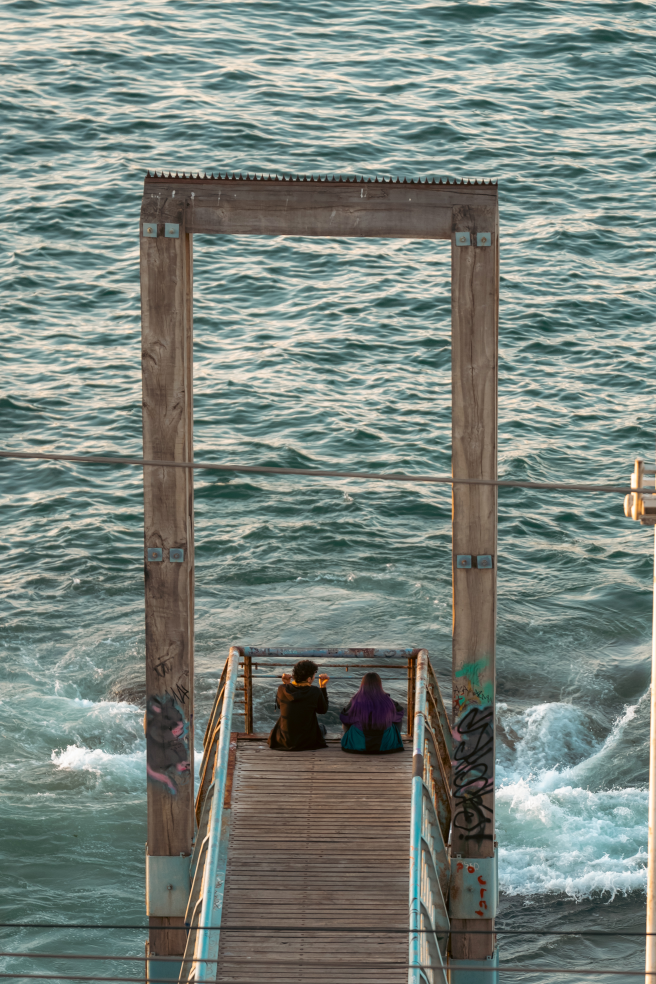
#> input picture Dataset_tesis_numerado/006.jpg, 2624 x 3936 px (shown at 1/4 size)
$ python mainv3.py
#> lines starting #> are read from the running program, lines starting #| are printed output that depends on the picture
"""
SIFT Explorer — Scale Invariant Feature Transform
Visualización extendida: keypoints + heatmap de densidad + histogramas.

Dependencias:
    pip install opencv-python matplotlib scipy

Compatibilidad: Python 3.8+, matplotlib 3.5+, opencv 4.4+
"""

import os
import tkinter as tk
from tkinter import filedialog, messagebox
from typing import Optional, Tuple

import cv2
import matplotlib
import matplotlib.pyplot as plt
import matplotlib.colors as mcolors
import matplotlib.gridspec as gridspec
import matplotlib.collections as mcoll
from matplotlib.widgets import Button
from matplotlib.colors import LinearSegmentedColormap
from matplotlib.patches import Circle
import numpy as np
from scipy.ndimage import gaussian_filter


# ──────────────────────────────────────────────
#  Diálogos Tk
# ──────────────────────────────────────────────

def seleccionar_imagen() -> Optional[str]:
    root = tk.Tk()
    root.withdraw()
    root.attributes("-topmost", True)
    ruta = filedialog.askopenfilename(
        title="Selecciona una imagen",
        filetypes=[
            ("Imágenes", "*.jpg *.jpeg *.png *.bmp *.tiff *.webp"),
            ("Todos los archivos", "*.*"),
        ],
    )
#> the answer given: ../Dataset_tesis_numerado/006.jpg
    root.destroy()
    return ruta if ruta else None


# [19 lines left out: function guardar_imagen, not called in this run]


# ──────────────────────────────────────────────
#  Procesamiento SIFT
# ──────────────────────────────────────────────

def cargar_imagen(ruta: str) -> Tuple[np.ndarray, np.ndarray]:
#> called with ruta = '../Dataset_tesis_numerado/006.jpg'
    bgr = cv2.imread(ruta)
#> bgr is the input picture: shape (3936, 2624, 3); mean B, G, R 124.8, 131.6, 121.5
    if bgr is None:
        raise ValueError(f"No se pudo leer: {ruta}")
    gray = cv2.cvtColor(bgr, cv2.COLOR_BGR2GRAY)
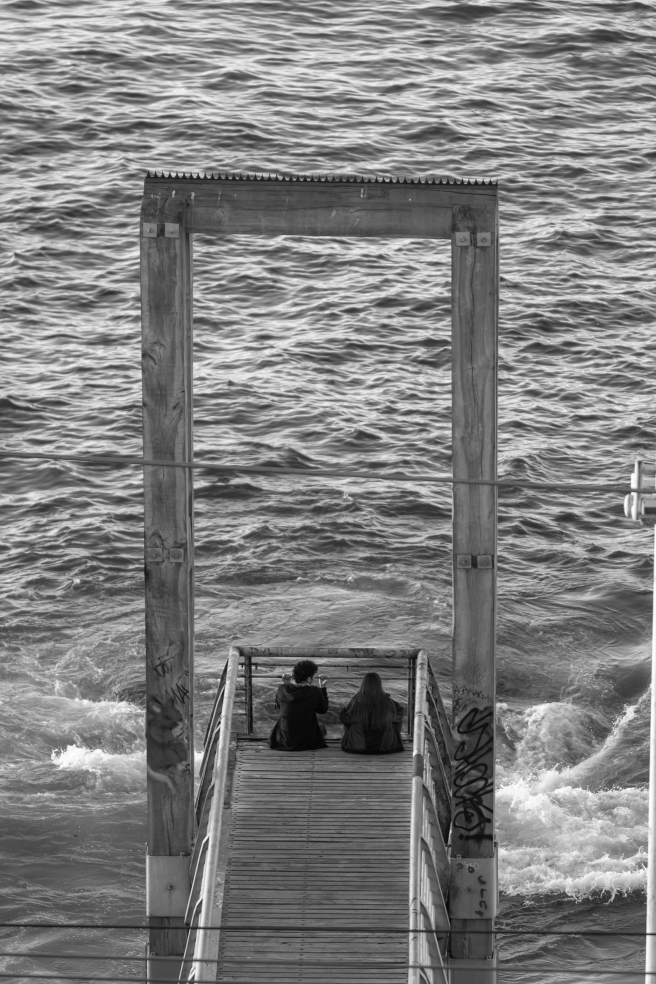
#> gray: shape (3936, 2624) (shown at 1/4 size); min 4, max 255, mean 127.8
    rgb  = cv2.cvtColor(bgr, cv2.COLOR_BGR2RGB)
    return gray, rgb


def detectar_keypoints(gray: np.ndarray) -> Tuple[list, Optional[np.ndarray]]:
    sift = cv2.SIFT_create(nfeatures=0)
    kp, des = sift.detectAndCompute(gray, None)
    kp = sorted(kp, key=lambda k: k.response, reverse=True)
    return kp, des


# ──────────────────────────────────────────────
#  Panel keypoints — PatchCollection (batch render)
# ──────────────────────────────────────────────

# [278 lines left out: functions dibujar_keypoints_mpl, _cmap_transparente, _densidad_histograma, panel_heatmap, panel_histogramas, mostrar_todo, not called in this run]


# ──────────────────────────────────────────────
#  Main loop
# ──────────────────────────────────────────────

def main() -> None:
    print("=" * 54)
    print("  SIFT Explorer  ·  heatmap + histogramas")
    print("=" * 54)

    while True:
        print("\n→ Selecciona una imagen en el diálogo…")
        ruta = seleccionar_imagen()

        if not ruta:
            print("  Sin selección. Saliendo.")
            break

        print(f"  Imagen   : {ruta}")
        try:
            gray, rgb = cargar_imagen(ruta)
        except ValueError as e:
            print(f"  Error: {e}")
            continue

        h, w = gray.shape
#> h = 3936; w = 2624
        print(f"  Tamaño   : {w} × {h} px")
#|   Tamaño   : 2624 × 3936 px
        print("  SIFT     : detectando keypoints…", end=" ", flush=True)
        kp, _ = detectar_keypoints(gray)
        print(f"{len(kp)} encontrados.")
        print("  Heatmap  : calculando densidad…", end=" ", flush=True)
        xs = np.array([k.pt[0] for k in kp])
        ys = np.array([k.pt[1] for k in kp])
        _densidad_histograma(xs, ys, w, h)
        print("listo.")

        accion = mostrar_todo(rgb, kp, ruta)

        if accion == "repetir":
            continue
        elif accion == "guardar":
            root = tk.Tk()
            root.withdraw()
            root.attributes("-topmost", True)
            continuar = messagebox.askyesno("Continuar", "¿Procesar otra imagen?")
            root.destroy()
            if not continuar:
                break
        else:
            break

    print("\nSIFT Explorer cerrado.")


if __name__ == "__main__":
#> (the run stopped early here; a loop or call above may not have finished)

$ run again, on Dataset_tesis_numerado/008.jpg
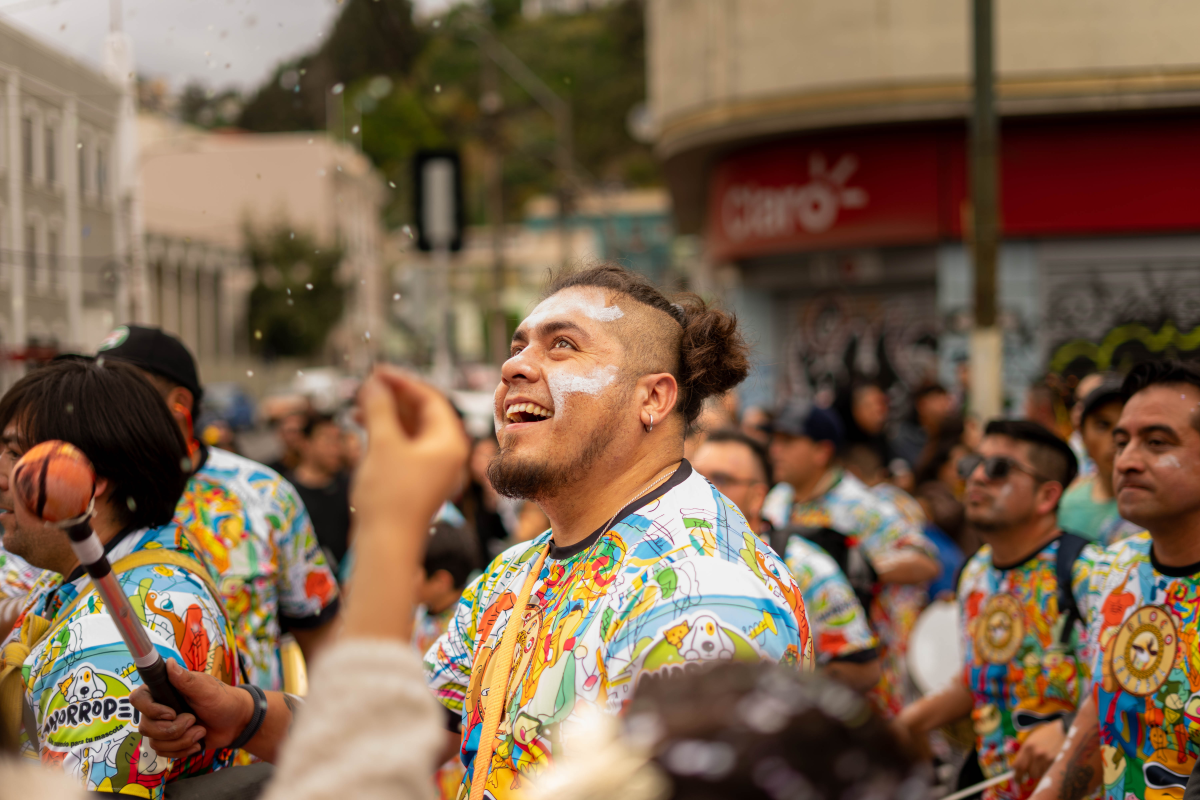
#> input picture Dataset_tesis_numerado/008.jpg, 6000 x 4000 px (shown at 1/5 size)
#> in cargar_imagen, bgr is the input picture: shape (4000, 6000, 3); mean B, G, R 79, 101.3, 125.8
#> in cargar_imagen, `gray = cv2.cvtColor(bgr, cv2.COLOR_BGR2GRAY)`:
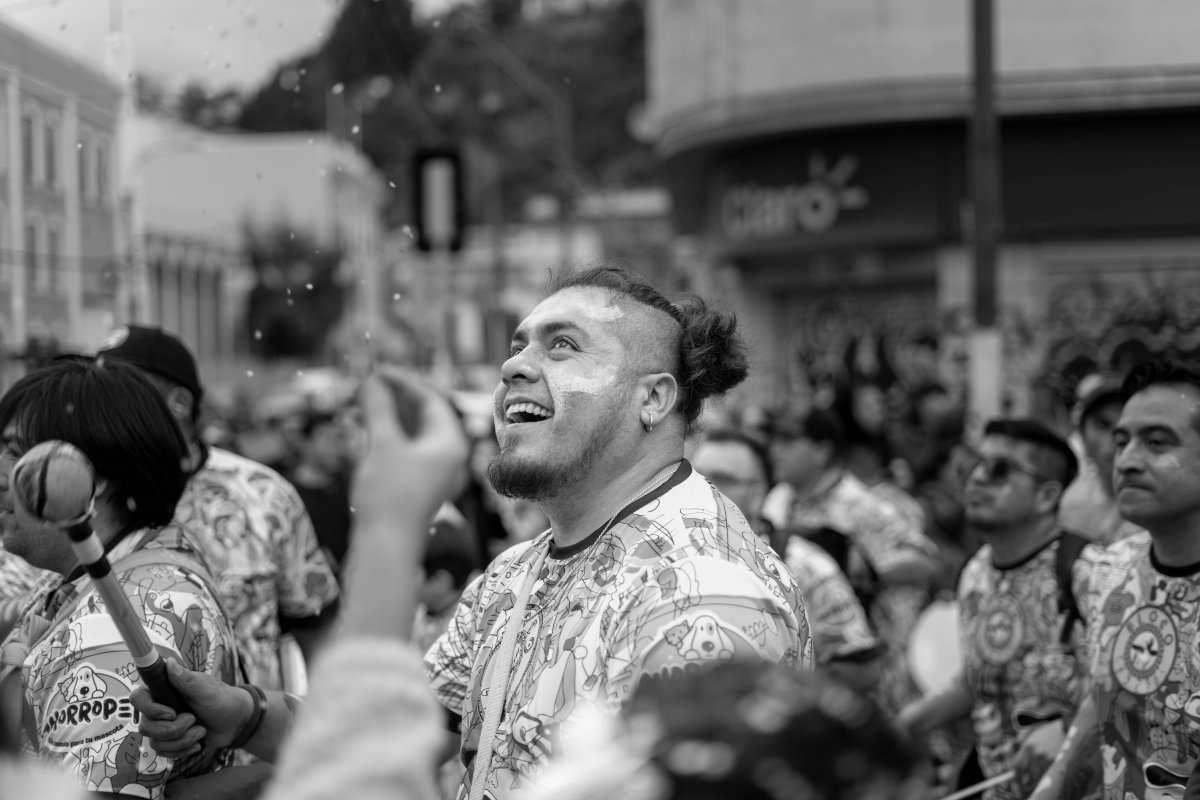
#> gray: shape (4000, 6000) (shown at 1/5 size); min 0, max 254, mean 106.1
#|   Tamaño   : 6000 × 4000 px

$ run again, on Dataset_tesis_numerado/009.jpg
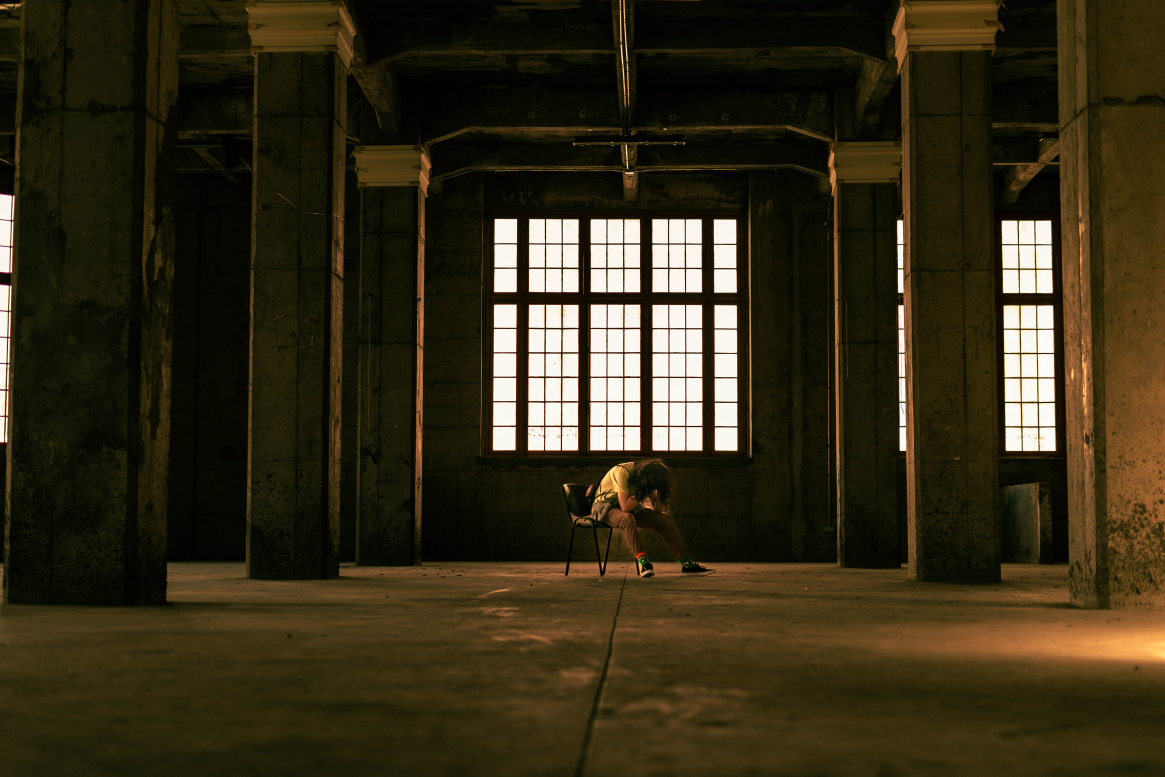
#> input picture Dataset_tesis_numerado/009.jpg, 5825 x 3883 px (shown at 1/5 size)
#> in cargar_imagen, bgr is the input picture: shape (3883, 5825, 3); mean B, G, R 23.4, 44.8, 52.7
#> in cargar_imagen, `gray = cv2.cvtColor(bgr, cv2.COLOR_BGR2GRAY)`:
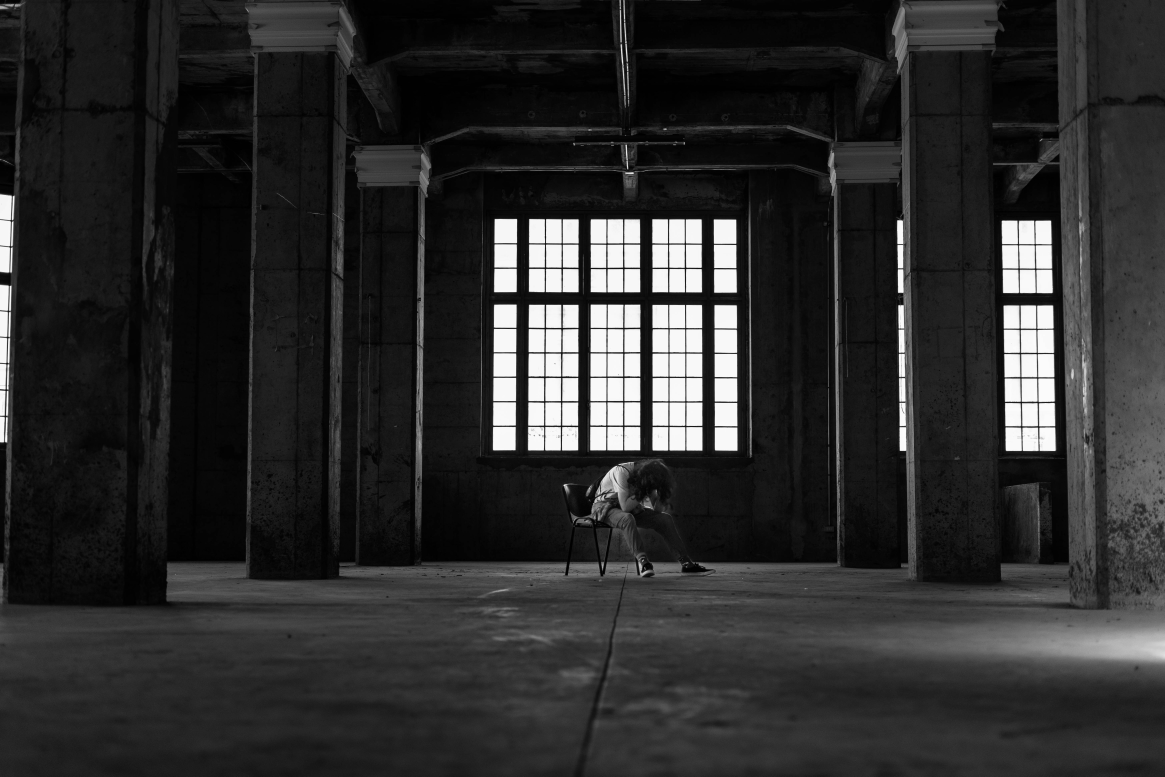
#> gray: shape (3883, 5825) (shown at 1/5 size); min 0, max 255, mean 44.8
#|   Tamaño   : 5825 × 3883 px

$ run again, on Dataset_tesis_numerado/010.jpg
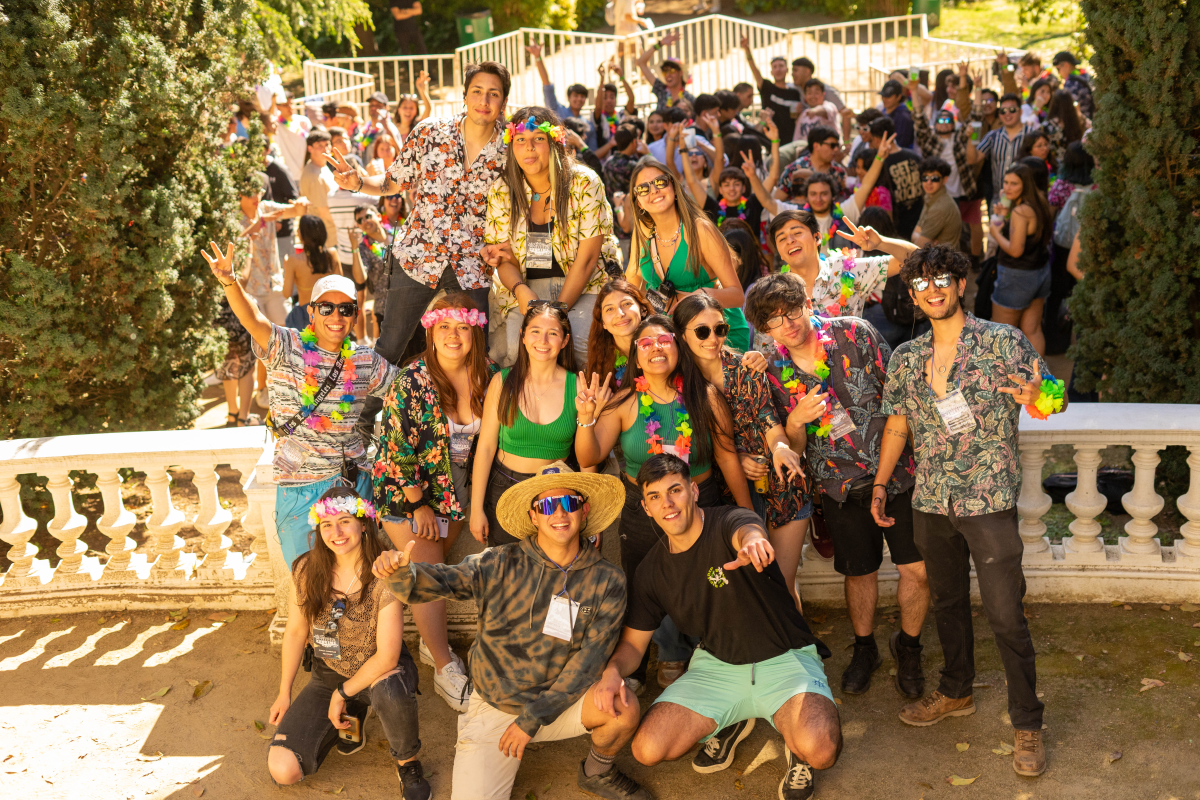
#> input picture Dataset_tesis_numerado/010.jpg, 6000 x 4000 px (shown at 1/5 size)
#> in cargar_imagen, bgr is the input picture: shape (4000, 6000, 3); mean B, G, R 74.2, 110.7, 138.7
#> in cargar_imagen, `gray = cv2.cvtColor(bgr, cv2.COLOR_BGR2GRAY)`:
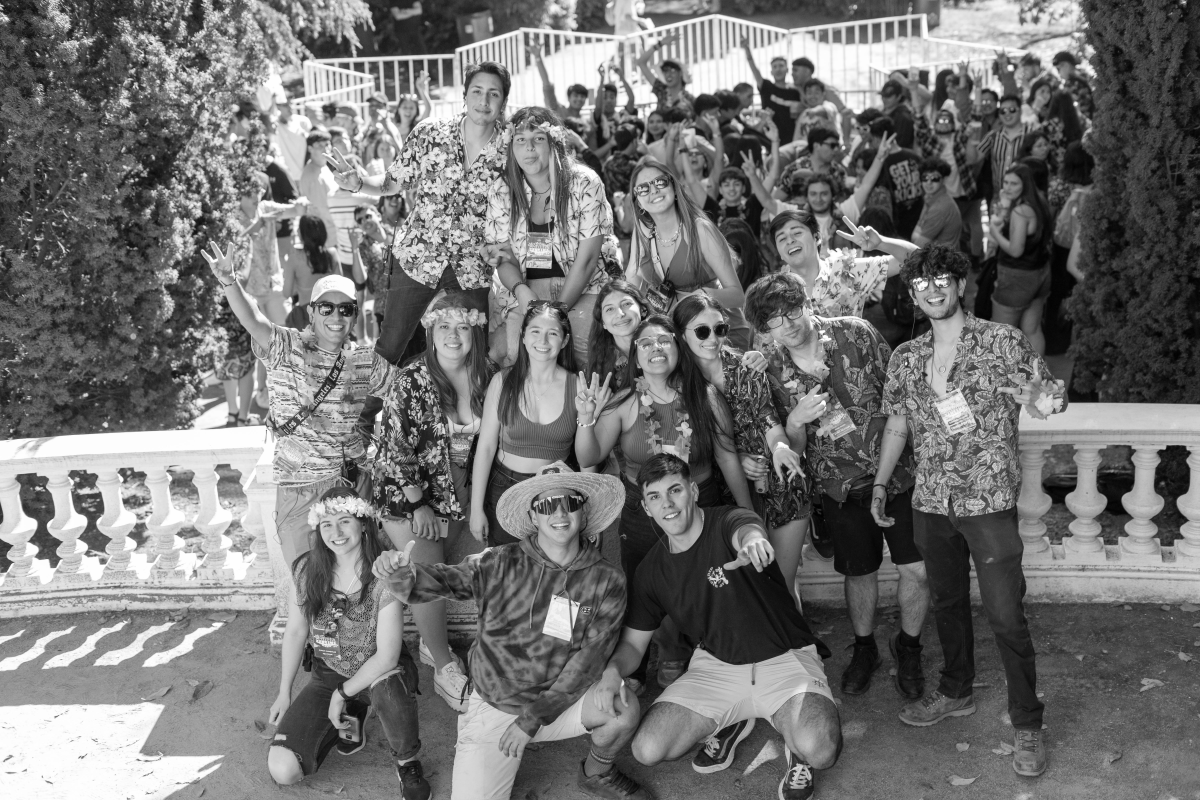
#> gray: shape (4000, 6000) (shown at 1/5 size); min 0, max 255, mean 114.9
#|   Tamaño   : 6000 × 4000 px
